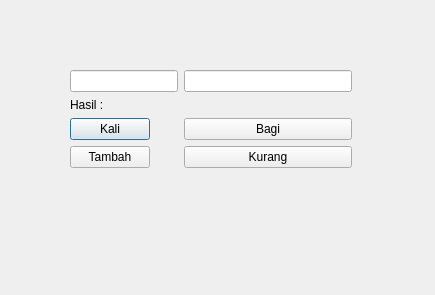
<?xml version="1.0" encoding="UTF-8"?>
<ui version="4.0">
 <class>Dialog</class>
 <widget class="QDialog" name="Dialog">
  <property name="geometry">
   <rect>
    <x>0</x>
    <y>0</y>
    <width>435</width>
    <height>295</height>
   </rect>
  </property>
  <property name="windowTitle">
   <string>Dialog</string>
  </property>
  <widget class="QWidget" name="">
   <property name="geometry">
    <rect>
     <x>70</x>
     <y>70</y>
     <width>282</width>
     <height>114</height>
    </rect>
   </property>
   <layout class="QFormLayout" name="formLayout">
    <item row="0" column="0">
     <widget class="QLineEdit" name="inputbilangan"/>
    </item>
    <item row="0" column="1">
     <widget class="QLineEdit" name="inputbilanganproses"/>
    </item>
    <item row="1" column="0">
     <widget class="QLabel" name="label">
      <property name="text">
       <string>Hasil :</string>
      </property>
     </widget>
    </item>
    <item row="2" column="0">
     <widget class="QPushButton" name="Kali">
      <property name="text">
       <string>Kali</string>
      </property>
     </widget>
    </item>
    <item row="2" column="1">
     <widget class="QPushButton" name="Bagi">
      <property name="text">
       <string>Bagi</string>
      </property>
     </widget>
    </item>
    <item row="3" column="0">
     <widget class="QPushButton" name="Jumlah">
      <property name="text">
       <string>Tambah</string>
      </property>
     </widget>
    </item>
    <item row="3" column="1">
     <widget class="QPushButton" name="Kurang">
      <property name="text">
       <string>Kurang</string>
      </property>
     </widget>
    </item>
   </layout>
  </widget>
 </widget>
 <resources/>
 <connections/>
</ui>
